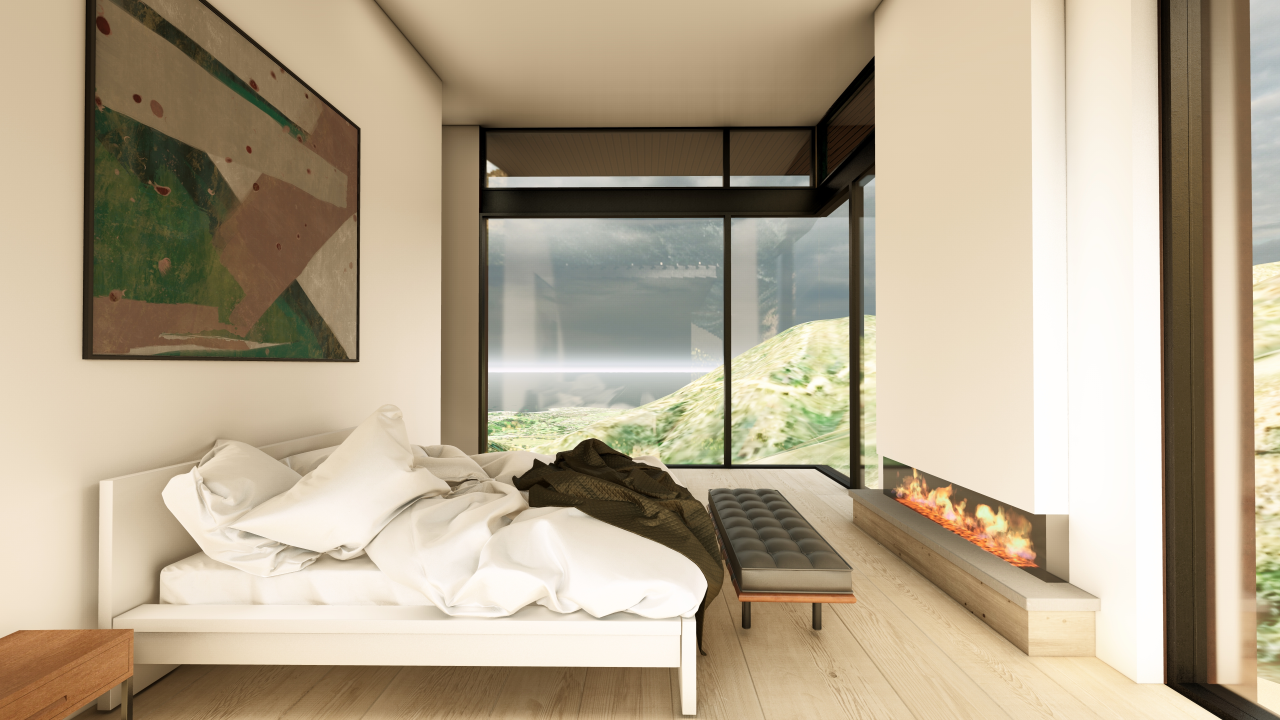
#> input picture 241212_MASTER BEDROOM_A.jpg, 3840 x 2160 px (shown at 1/3 size)
$ python -i lux_render_pipeline_plus_v3.py   (imports and definitions only)
#> lines starting #> are read from the running program, lines starting #| are printed output that depends on the picture
#!/usr/bin/env python3
# -*- coding: utf-8 -*-
"""
Lux Render Pipeline — PBR v3 (NumPy + Pillow, zero external deps)
- ACEScg→Rec.709 friendly (do color IO in sRGB; math in linear)
- Full PBR map support: albedo, normal, roughness (or gloss), metallic, AO, displacement/POM
- Env/spec sampling, multi-light, masks, quality presets (draft/preview/final)
- Variant albedo mixing to reduce tiling repetition
CLI examples:
  # Tiles04 travertine with gloss->roughness invert + AO + env
  python lux_render_pipeline_plus_v3.py materialize in.png out.png \
    --albedo Tiles04_COL_VAR1_2K.jpg --variant-map Tiles04_COL_VAR2_2K.jpg --variant-mix 0.35 \
    --normal Tiles04_NRM_2K.jpg --roughness Tiles04_GLOSS_2K.jpg --roughness-is-gloss \
    --ao Tiles04_REFL_2K.jpg --env-map studio.hdr \
    --height-strength 0.35 --reflection-strength 0.25 --proc-scale 0.75 --quality preview

  # Bronze anodized (metalness workflow)
  python lux_render_pipeline_plus_v3.py materialize in.png out.png \
    --albedo MetalBronze001_COL_2K_METALNESS.jpg \
    --normal MetalBronze001_NRM16_2K_METALNESS.tiff \
    --metallic-map MetalBronze001_METALNESS_2K_METALNESS.jpg \
    --roughness MetalBronze001_ROUGHNESS_2K_METALNESS.jpg \
    --reflection-strength 0.4 --proc-scale 1.0 --quality final
"""

from __future__ import annotations

import argparse
from pathlib import Path
from typing import List, Optional, Tuple, Union

import numpy as np
from PIL import Image, ImageEnhance

# ---------------- IO helpers ----------------


# [20 lines left out: functions _open_rgb, _open_L, _resize, not called in this run]


def _as_f32_rgb(im: Image.Image) -> np.ndarray:
    a = np.asarray(im, dtype=np.uint8)
    return np.require(a, np.float32, ["C", "A"]) / 255.0


def _as_f32_L(im: Image.Image) -> np.ndarray:
    a = np.asarray(im, dtype=np.uint8)
    return np.require(a, np.float32, ["C", "A"]) / 255.0


def _srgb_to_linear(x: np.ndarray) -> np.ndarray:
    return np.where(x <= 0.04045, x/12.92, ((x+0.055)/1.055)**2.4)


def _linear_to_srgb(x: np.ndarray) -> np.ndarray:
    return np.where(x <= 0.0031308, 12.92*x, 1.055*np.power(x, 1/2.4) - 0.055)

# ------------- math helpers -------------


def _normalize(v: np.ndarray, eps=1e-6) -> np.ndarray:
    n = np.sqrt(np.sum(v*v, axis=-1, keepdims=True)) + eps
    return v / n


# [55 lines left out: functions _sobel_dxdy, _sample_env, _parallax_uv, _bilinear, not called in this run]

# ------------- core PBR -------------


def apply_pbr_overlays(
    image: Union[str, Path, Image.Image, np.ndarray],
    *, albedo: Optional[Union[str, Path]] = None, variant_map: Optional[Union[str, Path]] = None, variant_mix: float = 0.0,
    normal: Optional[Union[str, Path]] = None, roughness: Optional[Union[str, Path]] = None, roughness_is_gloss: bool = False,
    metallic_map: Optional[Union[str, Path]] = None, metallic: float = 0.0,
    ao: Optional[Union[str, Path]] = None, mask: Optional[Union[str, Path]] = None, env_map: Optional[Union[str, Path]] = None,
    albedo_blend: float = 1.0, height_strength: float = 0.3, reflection_strength: float = 0.25,
    gloss_power_min: float = 1.5, gloss_power_max: float = 6.0, fresnel_power: float = 3.0,
    ao_strength: float = 1.0, normal_strength: float = 1.0,
    lights: Optional[List[Tuple[np.ndarray, np.ndarray, float]]] = None,
    pom_scale: float = 0.02, pom_steps: int = 1, view_dir_xy: Tuple[float, float] = (0.0, 0.0),
    proc_scale: float = 1.0, enable_displacement: bool = True,
    exposure: float = 0.0, contrast: float = 1.0, saturation: float = 1.0, clamp_low: float = 0.0, clamp_high: float = 1.0,
    out_mode: str = "RGB", quality: str = "preview"
) -> Image.Image:

    if isinstance(image, (str, Path)):
        pil_in = _open_rgb(image)
    elif isinstance(image, Image.Image):
        pil_in = image.convert("RGB")
    else:
        pil_in = Image.fromarray((np.clip(image, 0, 1)*255.0+0.5).astype(np.uint8), "RGB")

    W, H = pil_in.size
    base_hi_srgb = _as_f32_rgb(pil_in)
    base_hi = _srgb_to_linear(base_hi_srgb)

    # quality presets
    q = quality.lower()
    if q == "draft":
        proc_scale = min(proc_scale, 0.5)
        enable_displacement = False
    elif q == "preview":
        proc_scale = min(proc_scale, 0.75)
    elif q == "final":
        pass

    scale = float(np.clip(proc_scale, 0.1, 1.0))
    w, h = max(1, int(W*scale)), max(1, int(H*scale))

    # Mask (process region)
    mask_np = None
    if mask is not None:
        m = _open_L(mask)
        m = _resize(m, (w, h), res=Image.BICUBIC)
        mask_np = _as_f32_L(m)

    # Start from input (linear)
    base = np.asarray(Image.fromarray((np.clip(base_hi, 0, 1)*255).astype(np.uint8)
                      ).resize((w, h), Image.BICUBIC), dtype=np.uint8).astype(np.float32)/255.0

    # Albedo
    if albedo is not None:
        alb = _open_rgb(albedo)
        alb = _resize(alb, (w, h))
        alb_np = _srgb_to_linear(_as_f32_rgb(alb))
        if variant_map:
            v2 = _open_rgb(variant_map)
            v2 = _resize(v2, (w, h))
            v2_np = _srgb_to_linear(_as_f32_rgb(v2))
            m = float(np.clip(variant_mix, 0.0, 1.0))
            alb_np = alb_np*(1-m) + v2_np*m
        if normal is not None and enable_displacement and pom_scale > 1e-6:
            # POM uses height map if provided; fallback to normal Z
            raise NotImplementedError("Parallax Occlusion Mapping (POM) is not yet implemented in this pipeline. "
                                      "Please disable POM by omitting --enable-displacement or set --pom-scale 0.")
        t = float(np.clip(albedo_blend, 0, 1))
        base = alb_np*t + base*(1.0-t)

    # Height from displacement not provided; we approximate with roughness/normal if needed
    height = None

    # Normal
    if normal is not None:
        n_im = _open_rgb(normal)
        n_im = _resize(n_im, (w, h))
        n_np = _as_f32_rgb(n_im)  # assumed normal map in tangent space
        # Convert normal map (0..1)->(-1..1)
        n_ts = (n_np*2.0 - 1.0)
        n_ts = _normalize(n_ts)
    else:
        n_ts = np.dstack([np.zeros_like(base[..., 0]), np.zeros_like(base[..., 0]), np.ones_like(base[..., 0])])

    # Roughness
    if roughness is not None:
        r_im = _open_rgb(roughness)
        r_im = _resize(r_im, (w, h))
        r_np = _as_f32_rgb(r_im)
        rough = r_np.mean(axis=-1)
        if roughness_is_gloss:
            rough = 1.0 - rough
        rough = np.clip(rough, 0.02, 0.98)
    else:
        rough = np.full((h, w), 0.6, dtype=np.float32)

    # Metallic
    if metallic_map is not None:
        m_im = _open_rgb(metallic_map)
        m_im = _resize(m_im, (w, h))
        m_np = _as_f32_rgb(m_im).mean(axis=-1)
        metal = np.clip(m_np, 0.0, 1.0)
    else:
        metal = np.full((h, w), float(np.clip(metallic, 0, 1)), dtype=np.float32)

    # AO
    if ao is not None:
        ao_im = _open_rgb(ao)
        ao_im = _resize(ao_im, (w, h))
        ao_np = _as_f32_rgb(ao_im).mean(axis=-1)
        base = np.clip(base * (ao_np[..., None]**float(np.clip(ao_strength, 0, 4))), 0.0, 1.0)

    # Height-based shading (Sobel from height if available)
    if height is not None and height_strength > 1e-6:
        dx, dy = _sobel_dxdy(height)
        z = np.full_like(dx, 1.0/max(1e-3, 1.0-0.5*height_strength))
        n_from_h = _normalize(np.stack([-dx, -dy, z], axis=-1))
        n_ts = _normalize(n_ts*(1.0-height_strength) + n_from_h*height_strength)

    # Lighting: simple multi-light lambert + specular; fresnel approx
    if lights is None:
        lights = [(np.array([0.3, 0.5, 0.8], np.float32), np.array([1, 1, 1], np.float32), 1.0)]
    N = _normalize(n_ts)
    view = np.dstack([np.zeros_like(rough), np.zeros_like(rough), np.ones_like(rough)])  # view ~ +Z
    spec_acc = np.zeros_like(base)
    diff_acc = np.zeros_like(base)

    for Ldir, Lcol, I in lights:
        L = np.array(Ldir, dtype=np.float32)
        L = L/(np.linalg.norm(L)+1e-6)
        ndotl = np.clip(np.sum(N*L[None, None, :], axis=-1, keepdims=True), 0.0, 1.0)
        diff = base * ndotl * I
        diff_acc += diff * Lcol
        # GGX-ish spec (very simplified)
        half_vec = _normalize(N + view)
        ndoth = np.clip(np.sum(N*half_vec, axis=-1), 0.0, 1.0)
        # perceptual roughness -> shininess
        shin = 2.0*(1.0 - rough)
        spec = (ndoth[..., None] ** (1.0 + 32.0*shin[..., None]))
        # Fresnel
        F0 = 0.04*(1.0-metal)[..., None] + base*metal[..., None]  # dielectrics vs metals
        spec_rgb = F0 + (1.0 - F0) * (1.0 - ndoth[..., None])**5
        spec_acc += spec * spec_rgb * I

    # Env reflection (uses N.z as proxy)
    env = None
    if env_map is not None:
        try:
            env_im = _open_rgb(env_map)
            env_np = _as_f32_rgb(env_im)
            env = env_np
        except Exception:
            env = None
    if env is not None and reflection_strength > 1e-6:
        refl = _sample_env(env, N) * (1.0 - rough[..., None])
        spec_acc += refl * float(reflection_strength)

    shaded = np.clip(diff_acc + spec_acc*float(reflection_strength), 0.0, 1.0)

    # Mask application
    if mask_np is not None:
        m = mask_np[..., None]
        shaded = shaded*m + base*(1.0-m)

    # Upscale + detail restore
    if scale < 1.0:
        up = np.asarray(Image.fromarray((shaded*255).astype(np.uint8)).resize((W, H),
                        Image.BICUBIC), dtype=np.uint8).astype(np.float32)/255.0
        hf = np.clip(base_hi - np.asarray(Image.fromarray((base_hi*255).astype(np.uint8)
                     ).resize((W, H), Image.BICUBIC), dtype=np.uint8).astype(np.float32)/255.0, -1, 1)
        shaded = np.clip(up + 0.12*hf, 0.0, 1.0)
    else:
        shaded = np.asarray(Image.fromarray((shaded*255).astype(np.uint8)).resize((W, H),
                            Image.BICUBIC), dtype=np.uint8).astype(np.float32)/255.0

    # Finishing
    # exposure/clamp
    if exposure != 0.0 or clamp_low > 0 or clamp_high < 1:
        # [8 lines left out: function _lut_u8, not called in this run]
        lut = _lut_u8(exposure, clamp_low, clamp_high)
        arr8 = (np.clip(shaded, 0, 1)*255.0+0.5).astype(np.uint8)
        shaded = _as_f32_rgb(Image.fromarray(lut[arr8]))
    out = Image.fromarray((_linear_to_srgb(np.clip(shaded, 0, 1))*255.0+0.5).astype(np.uint8), "RGB")
    if contrast != 1 or saturation != 1:
        if contrast != 1:
            out = ImageEnhance.Contrast(out).enhance(float(contrast))
        if saturation != 1:
            out = ImageEnhance.Color(out).enhance(float(saturation))
    return out.convert(out_mode)

# ---------------- CLI ----------------


# [55 lines left out: function main, not called in this run]


# [2 lines not run here, left out]

>>> from PIL import Image
>>> picture = Image.open('241212_MASTER BEDROOM_A.jpg')
#> picture is the input picture: PIL image 3840x2160 RGB; mean R, G, B 180.5, 166.4, 142.5
>>> result = apply_pbr_overlays(picture)
#> in _srgb_to_linear, `return np.where(x <= 0.04045, x/12.92, ((x+0.055)/1.055)**2.4)`:
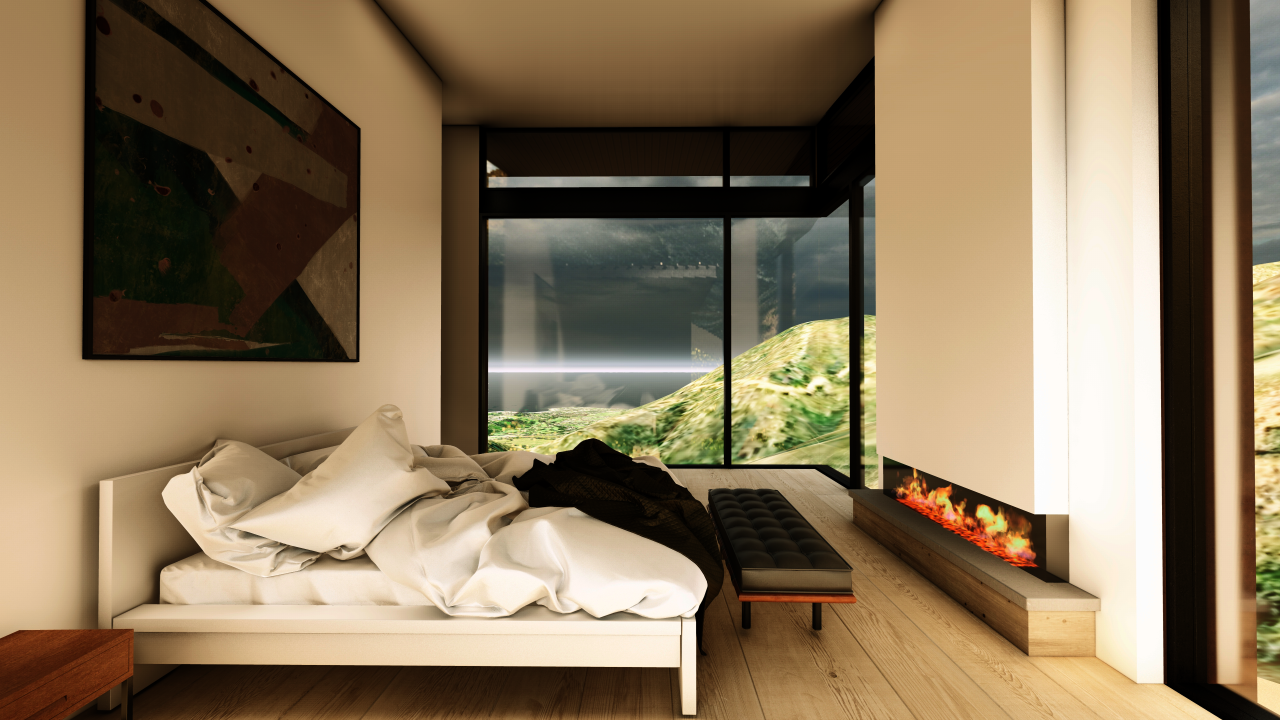
#> returned value: shape (2160, 3840, 3) float32 (shown at 1/3 size); mean of channels 0, 1, 2 0.544, 0.465, 0.356; drawn as R, G, B
#> in apply_pbr_overlays, `N = _normalize(n_ts)`:
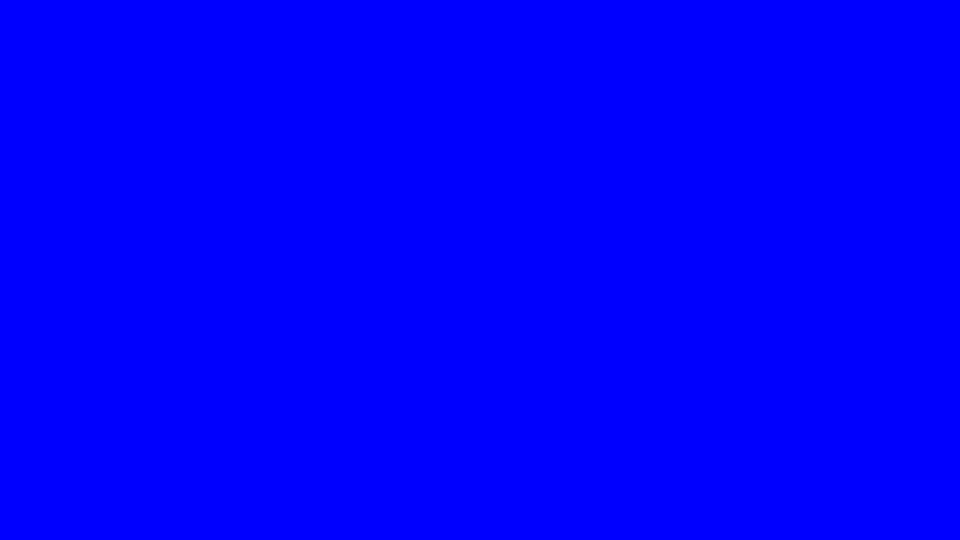
#> n_ts: shape (1620, 2880, 3) float32 (shown at 1/3 size); mean of channels 0, 1, 2 0, 0, 1; drawn as R, G, B
#> the loop in apply_pbr_overlays, `for Ldir, Lcol, I in lights:` made 1 pass
#> pass 1, in apply_pbr_overlays, `diff = base * ndotl * I`:
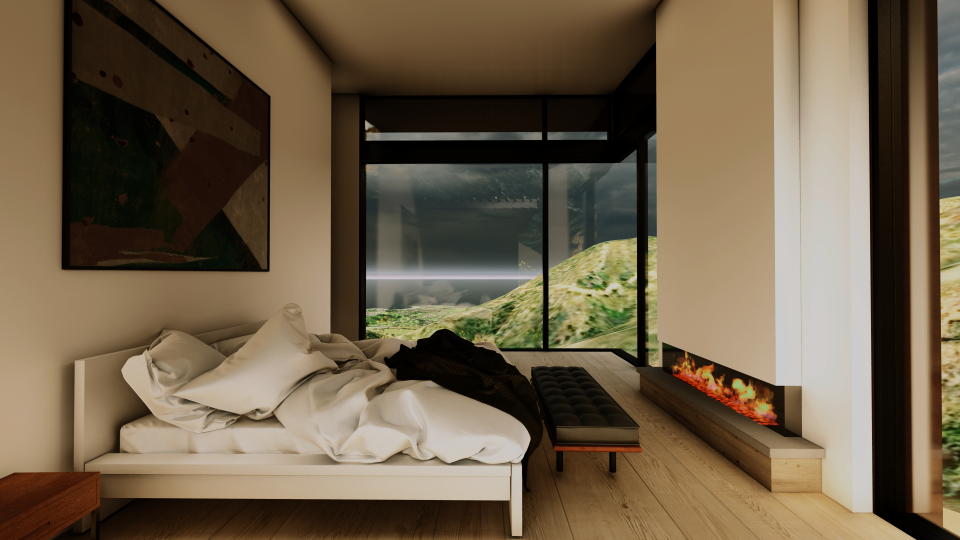
#> diff: shape (1620, 2880, 3) float32 (shown at 1/3 size); mean R, G, B 0.435, 0.375, 0.287
#> in apply_pbr_overlays, `hf = np.clip(base_hi - np.asarray(Image.fromarray((base_hi*255).astype..`:
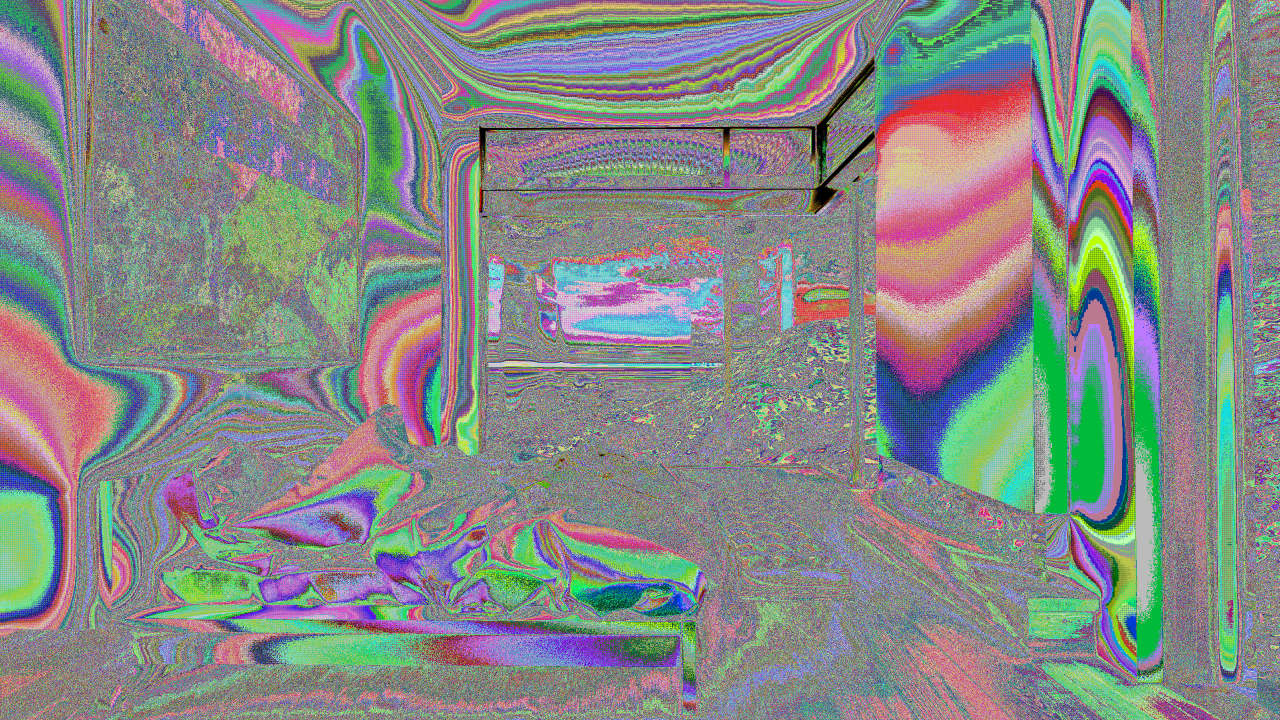
#> hf: shape (2160, 3840, 3) float32 (shown at 1/3 size); mean R, G, B 0.00207, 0.00211, 0.00209; drawn with min black and max white
#> in _linear_to_srgb, `return np.where(x <= 0.0031308, 12.92*x, 1.055*np.power(x, 1/2.4) - 0...`:
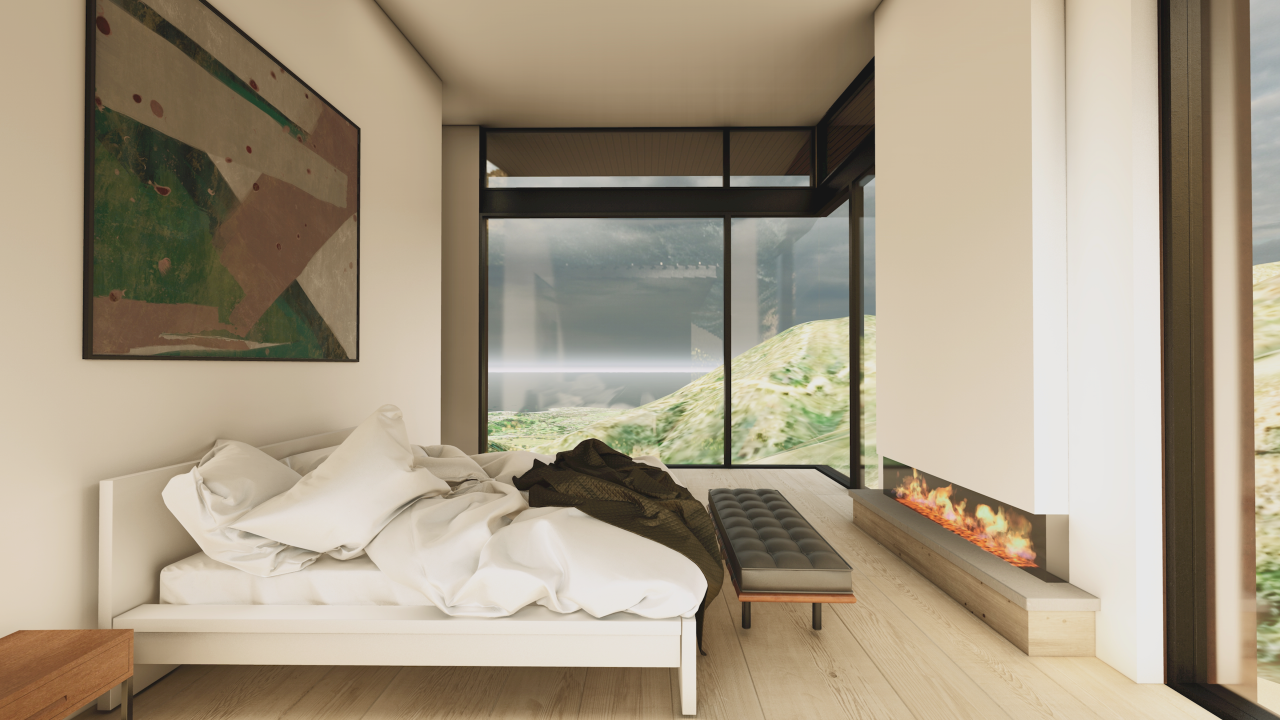
#> returned value: shape (2160, 3840, 3) float32 (shown at 1/3 size); mean of channels 0, 1, 2 0.66, 0.606, 0.52; drawn as R, G, B
